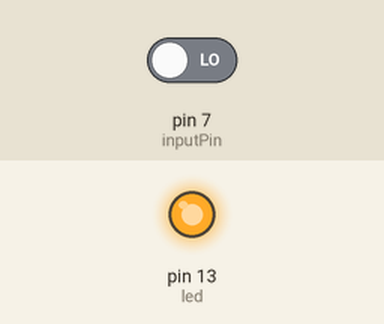
The sketch below on a simulated Arduino Uno, built with avr-gcc and run on an emulated ATmega328P. Parts: output pins drawn as LEDs (lit = HIGH). The test bench sets the inputs (shaded band); at power-on: pin 7 (inputPin) LOW.

Above: at 0.1 s.
Timing chart, 0 to 1.6 s (numbered marks = the images above):
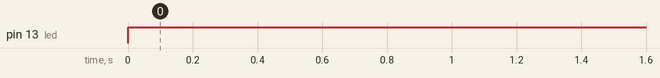

The sketch:

pirled.ino
```cpp
int led = 13;
int inputPin = 7;
int i = 0;
int pirState = LOW;
void setup() {
  pinMode(inputPin, INPUT);
  pinMode(led,OUTPUT);
  Serial.begin(9600);
}

void loop() {
  i = digitalRead(inputPin);
  if(i = HIGH){
    digitalWrite(led, HIGH);
   if(pirState = LOW){
     Serial.println("Motion alert");
     pirState = HIGH;
   }
  }else{
    digitalWrite(led, LOW);
  if(pirState = HIGH){
    Serial.println("No motion");
    pirState = LOW;
  }
  }

}
```

Measured:
- by itself, pin 13 (led): LOW → HIGH at 0.00 s
